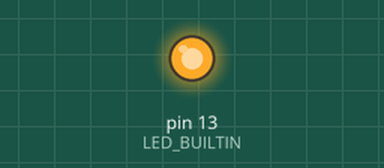
Simulated run of this program. Board: Arduino Uno, built with avr-gcc and run on an emulated ATmega328P. Parts: output pins drawn as LEDs (lit = HIGH).

Above: at 1.5 s.
At 6.15 s:
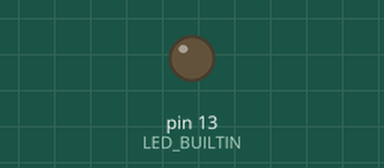
Timing chart, 0 to 7.1 s (numbered marks = the images above):
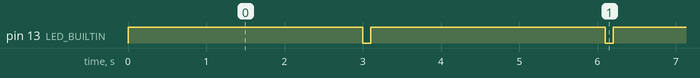

Measured:
- by itself, pin 13 (LED_BUILTIN): alternates HIGH for 3.0 s and LOW for 0.10 s

The program:

main.cpp
```cpp
#include <Arduino.h>

// In standard C++, you must declare functions before using them
void myBlinkRoutine();

// Standard C++ entry point
// (If you define 'main', it overrides the hidden Arduino main function)
int main(void) {

    // Mandatory: Initialize Arduino hardware (timers, ADC, etc.)
    init();

    // Setup: Set the LED pin as output
    // LED_BUILTIN is usually pin 13 on Uno
    pinMode(LED_BUILTIN, OUTPUT);

    // The Infinite Loop
    while (true) {
        myBlinkRoutine();

        // If you need Serial to work, you often need this check inside the loop:
        if (serialEventRun) serialEventRun();
    }

    return 0; // Never reached
}

void myBlinkRoutine() {
    digitalWrite(LED_BUILTIN, HIGH);
    delay(3000);
    digitalWrite(LED_BUILTIN, LOW);
    delay(100);
}
```
